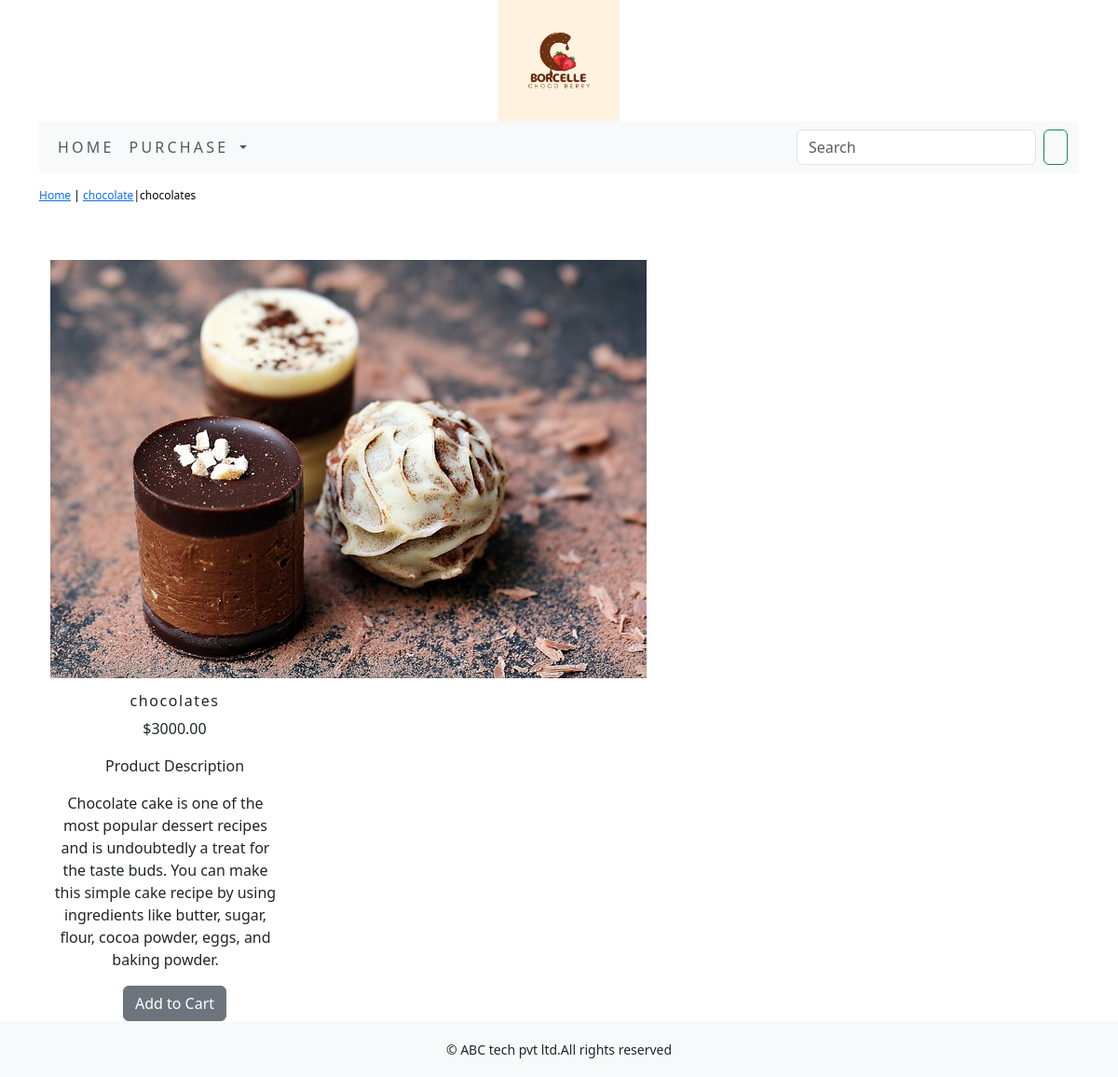
The page /purchase/chocolate/chocolates/ on the database its author committed.
### purchase/models.py (models this page shows, shortened)
class Product(models.Model):
    name=models.CharField(max_length=250,unique=True)
    slug=models.SlugField(max_length=250,unique=True)
    description=models.TextField(blank=True)
    price=models.DecimalField(max_digits=10,decimal_places=2)
    category=models.ForeignKey(Category,on_delete=models.CASCADE)
    image = models.ImageField(upload_to='product', blank=True)
    stock=models.IntegerField()
    available=models.BooleanField(default=True)
    created=models.DateTimeField(auto_now_add=True)
    updated=models.DateTimeField(auto_now=True)
    class Meta:
        ordering=('name',)
        verbose_name='product'
        verbose_name_plural='products'

class Category(models.Model):
    name=models.CharField(max_length=250,unique=True)
    slug=models.SlugField(max_length=250,unique=True)
    description=models.TextField(blank=True)
    image=models.ImageField(upload_to='category',blank=True)
    class Meta:
        ordering=('name',)
        verbose_name='category'
        verbose_name_plural='categories'
    def get_url(self):
        return reverse('purchase:products_by_category',args=[self.slug])
    def __str__(self):
        return  '{}'.format(self.name)

### purchase/views.py (the view)
# urls.py: path('<slug:c_slug>/<slug:product_slug>/', views.proDetail, name='prodCatdetail'),
def proDetail(request,c_slug,product_slug):
    try:
        product=Product.objects.get(category__slug=c_slug,slug=product_slug)
    except Exception as e:
       raise  e
    return render(request,'product.html',{'product':product})

### cart/context_processors.py (called while the page is built)
def counter(request):
    item_count=0
    if 'admin' in request.path:
        return {}
    else:
        try:
            cart=Cart.objects.filter(cart_id=_cart_id(request))
            cart_items=CartItem.objects.all().filter(cart=cart[:1])
            for cart_item in cart_items:
                item_count =+ cart_item.quantity
        except Cart.DoesNotExist:
            item_count=0
    return dict(item_count=item_count)

### cart/views.py (called while the page is built)
def _cart_id(request):
    cart=request.session.session_key
    if not cart:
        cart=request.session.create()
    return cart

### purchase/context_processors.py (called while the page is built)
def menu_links(request):
    links=Category.objects.all()
    return dict(links=links)

### templates/product.html (shortened to what this page needs)
{% extends 'base.html' %}
{% load static %}
{% block content %}
<div class="row my_prod_row_class">
    <div class="mx_auto">
        <p> <a href="{% url 'purchase:allProdCat' %}">Home</a> | <a href="{{product.category.get_url}}">{{product.category}}</a>|{{product.name}}</p>
    </div>
</div>
<div class="container">
<br>
<div class="row">
<div class="col-12 col-sm-12 col-md-12 col-lg-6 text-center">
    <div style="min-width:18rem;">
        <div>
            <img src="{{product.image.url}}" alt="{{product.name}}">
        </div>
    </div>
        <div class="col-12 col-sm-12 col-md-12 col-lg-6">
            <div>
            <h1 class="my_prod_title">{{product.name}}</h1>
            <p>${{product.price}}</p>
            <p class="my_title">Product Description</p>
            <p class="text-justify my_prod_text">{{product.description}}</p>
            {% if product.stock <= 0 %}
            <p class="text-justify my_prod_text"><b>Out Of Stock</b></p>
            {% else %}
            <a  class="btn btn-secondary"  href="{% url 'cart:add_cart' product.id %}">Add to Cart</a>
            {% endif %}
     </div>
  </div>
</div>
</div>
</div>
{% endblock %}

### static/css/custom.css (style rules this page uses)
body { font-family: 'Roboto', sans-serif; }
.my_title { font-size:16px; text_transform:uppercase; }
.my_prod_row_class { padding-top:15px; padding-bottom:20px; }
.my_prod_row_class .mx_auto { color:#000; font-size:12px; text-decoration:none; }
.my_prod_title { font-size:16px; text_transform:uppercase; letter-spacing:.1em; padding-top:15px; padding-bottom; }
.my_prod_text { padding-right:20px; }

### rows shown on the page
Product: category "chocolate", name "chocolates", image (picture), price "3000.00", description "Chocolate cake is one of the most popular dessert recipes and is undoubtedly a treat for the taste buds. You can make this simple cake recipe by using ingredients like butter, sugar, flour, cocoa powder, eggs, and baking powder."
